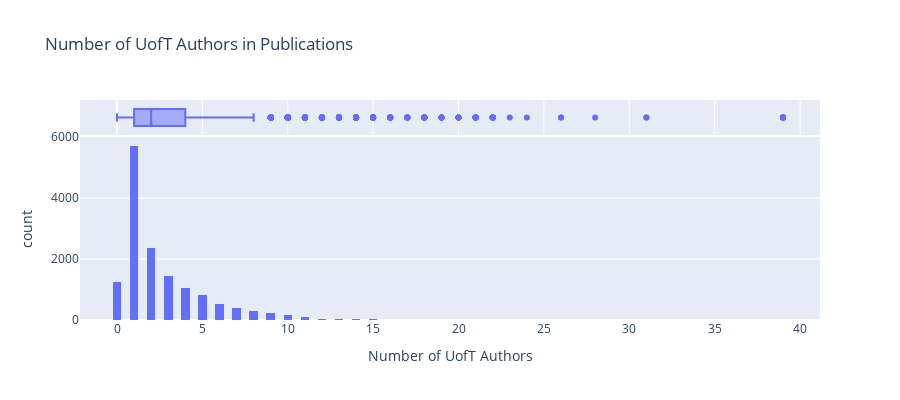

Notebook cell for this chart:
### Code cell
fig1 = px.histogram(curr_data2, x="NumUofTAuthors", marginal="box", nbins=100, 
                        title="Number of UofT Authors in Publications", height=400,
                        labels={"NumUofTAuthors": "Number of UofT Authors"})
fig1.show()

### Figure 1 — Plotly figure (JSON) as saved in the notebook; plotly's stock layout.template omitted (floating-point values rounded to 4 significant figures; data arrays with more than 128 entries replaced by an {"elided": "..."} marker saying what was removed)
{"data": [{"alignmentgroup": "True", "bingroup": "x", "hoverlabel": {"namelength": 0}, "hovertemplate": "Number of UofT Authors=%{x}<br>count=%{y}", "legendgroup": "", "marker": {"color": "#636efa"}, "name": "", "nbinsx": 100, "offsetgroup": "", "orientation": "v", "showlegend": false, "type": "histogram", "x": {"elided": "14517 int values"}, "xaxis": "x", "yaxis": "y"}, {"alignmentgroup": "True", "hoverlabel": {"namelength": 0}, "hovertemplate": "Number of UofT Authors=%{x}", "legendgroup": "", "marker": {"color": "#636efa"}, "name": "", "notched": true, "offsetgroup": "", "showlegend": false, "type": "box", "x": {"elided": "14517 int values"}, "xaxis": "x2", "yaxis": "y2"}], "layout": {"barmode": "relative", "height": 400, "legend": {"tracegroupgap": 0}, "title": {"text": "Number of UofT Authors in Publications"}, "xaxis": {"anchor": "y", "domain": [0, 1], "title": {"text": "Number of UofT Authors"}}, "xaxis2": {"anchor": "y2", "domain": [0, 1], "matches": "x", "showgrid": true, "showticklabels": false}, "yaxis": {"anchor": "x", "domain": [0, 0.8316], "title": {"text": "count"}}, "yaxis2": {"anchor": "x2", "domain": [0.8416, 1], "matches": "y2", "showgrid": false, "showline": false, "showticklabels": false, "ticks": ""}}}
